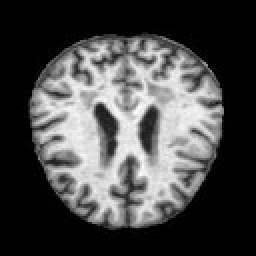
#> input picture raw_data/mild_demented/mild_154.jpg, 128 x 128 px (shown 2 times larger); its folder holds only this picture in this run
$ python -i io.py   (imports and definitions only)
#> lines starting #> are read from the running program, lines starting #| are printed output that depends on the picture
'''
# This part of the code is used to successfully read the image data from the pre-processed data folder
# and retain the label, classification (no dementia, very mild, mild, severe dementia)

# Author: Bo Yin[MC36455*] & Zihan Xue[MC36588*]
# Contact: mc36455@um.edu.mo For Mr.Bo Yin
#          mc36588@um.edu.mo For Ms.Zihan Xue
'''

#==============================================================================
from PIL import Image, ImageEnhance
import matplotlib.pyplot as plt
import random
import numpy as np
import re
import os
import glob
#==============================================================================

# [23 lines left out: function if_plot, not called in this run]


def preprocess_image(image_path, shape = (128, 128)):
    """
    # Preprocessing the MRI images of the brain.
    #
    # Input
    # =====
    # `image_path`: (str) The file path of the image to be processed.
    # `shape`: (tuple) Reshape size.
    #
    # Return
    # =====
    # `img_array`: (ndarray) The normalized value of a single image.
    """
#> called with image_path = '../raw_data/mild_demented/mild_154.jpg', shape = (128, 128)
    img = Image.open(image_path).convert('L')       # Convert to grayscale if needed
#> img is the input picture: PIL image 128x128 L; min 0, max 255, mean 72.7
    resized_img = img.resize(shape)         # Resize the image to make convolution easier
    enhancer = ImageEnhance.Contrast(resized_img)
    enhanced_img = enhancer.enhance(2.0)        # Factor 2.0 will increase contrast
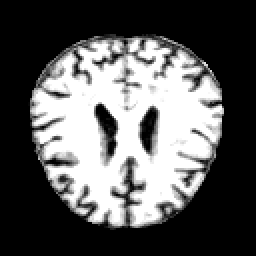
#> enhanced_img: PIL image 128x128 L (shown 2 times larger); min 0, max 255, mean 91
    img_array = np.array(enhanced_img) / 255.0          # Normalizes the image array

    return img_array


# [73 lines left out: functions preprocess_dataset, trans_img_to_data, load_data, not called in this run]

#-------------------------------Last Edited By Borris at 13:10 on 21/11/2023-------------------------------------

>>> result = preprocess_image('../raw_data/mild_demented/mild_154.jpg')

$ run again, on raw_data/mild_demented/mild_182.jpg
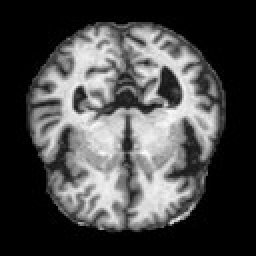
#> input picture raw_data/mild_demented/mild_182.jpg, 128 x 128 px (shown 2 times larger)
#> in preprocess_image, img is the input picture: PIL image 128x128 L; min 0, max 255, mean 72.5
#> in preprocess_image, `enhanced_img = enhancer.enhance(2.0)`:
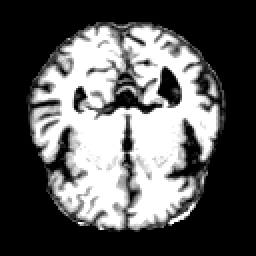
#> enhanced_img: PIL image 128x128 L (shown 2 times larger); min 0, max 255, mean 90.7

$ run again, on raw_data/mild_demented/mild_19.jpg
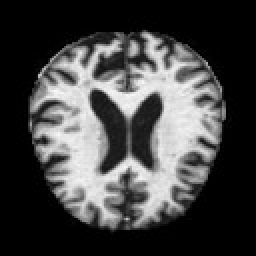
#> input picture raw_data/mild_demented/mild_19.jpg, 128 x 128 px (shown 2 times larger)
#> in preprocess_image, img is the input picture: PIL image 128x128 L; min 0, max 248, mean 67.6
#> in preprocess_image, `enhanced_img = enhancer.enhance(2.0)`:
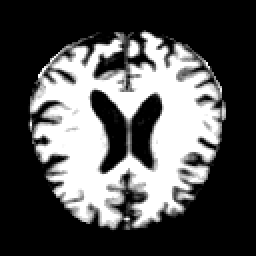
#> enhanced_img: PIL image 128x128 L (shown 2 times larger); min 0, max 255, mean 82.1
